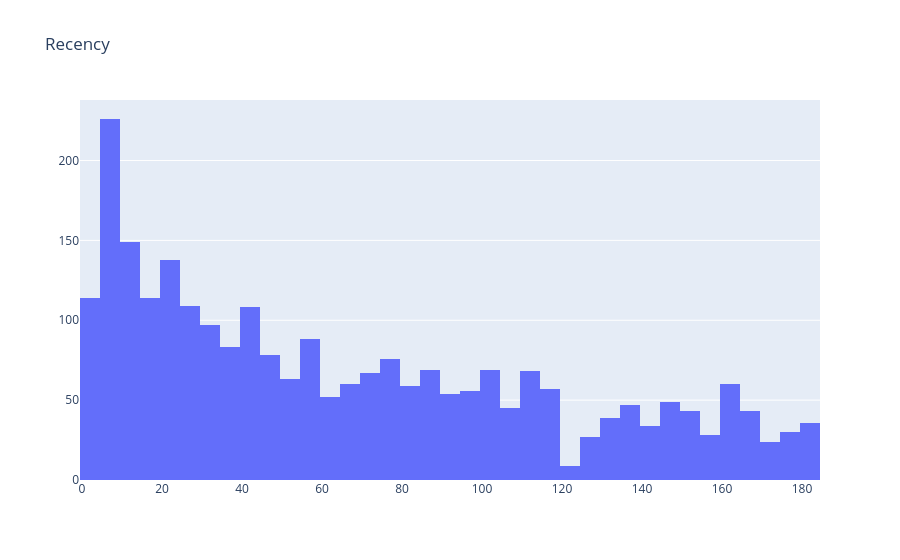
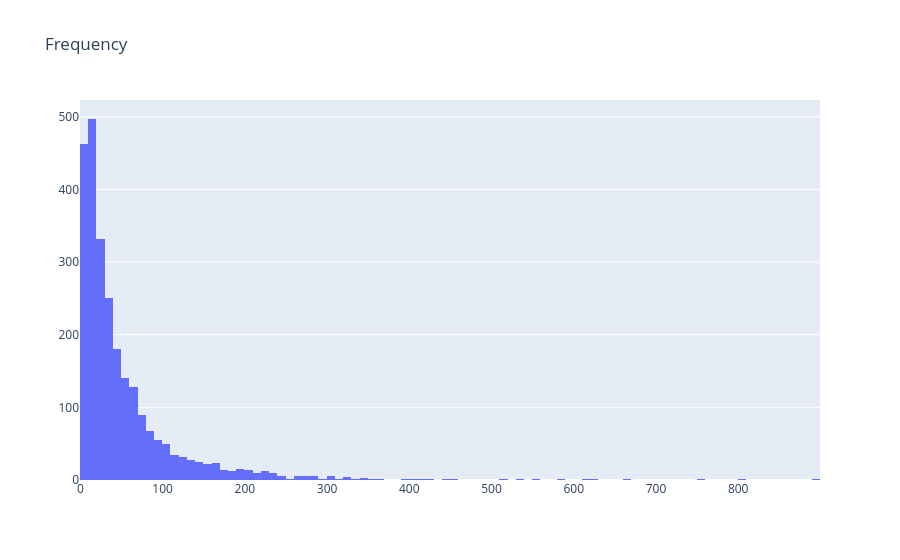
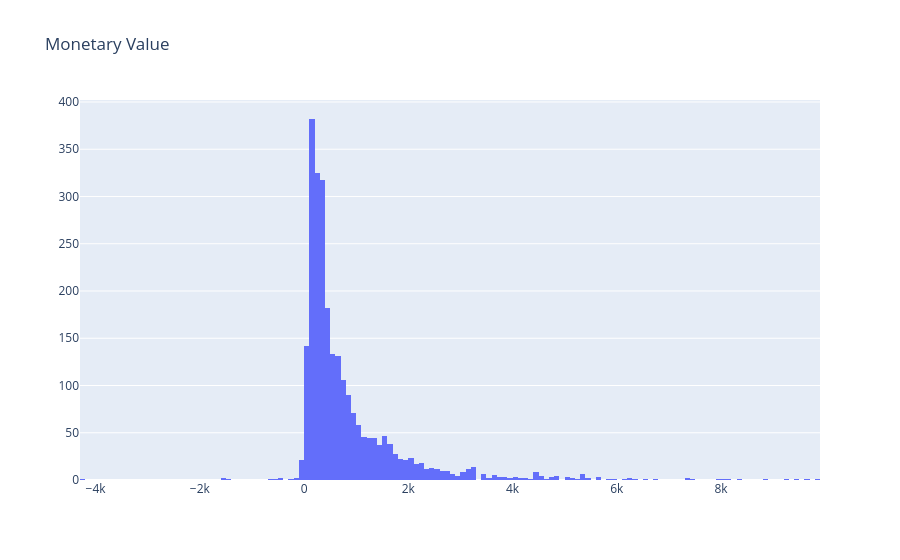
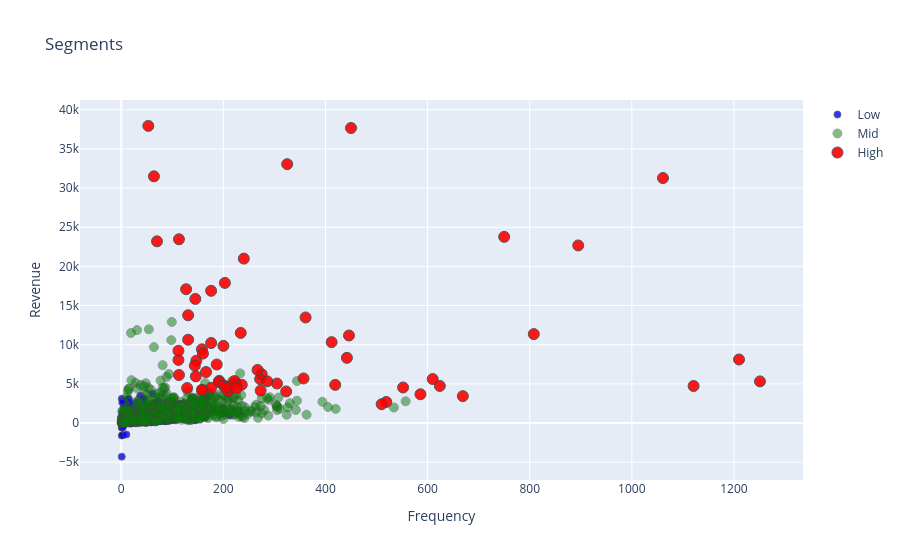

The notebook cell saved with these charts, in order:
### Markdown cell above
### Feature Engineering

### Code cell
#get max purchase date for Recency and create a dataframe
tx_max_purchase = tx_6m.groupby('CustomerID').InvoiceDate.max().reset_index()
tx_max_purchase.columns = ['CustomerID','MaxPurchaseDate']

#find the recency in days and add it to tx_user
tx_max_purchase['Recency'] = (tx_max_purchase['MaxPurchaseDate'].max() - tx_max_purchase['MaxPurchaseDate']).dt.days
tx_user = pd.merge(tx_user, tx_max_purchase[['CustomerID','Recency']], on='CustomerID')

#plot recency
plot_data = [
    go.Histogram(
        x=tx_user['Recency']
    )
]

plot_layout = go.Layout(
        title='Recency'
    )
fig = go.Figure(data=plot_data, layout=plot_layout)
fig.show()

#clustering for Recency
kmeans = KMeans(n_clusters=4)
kmeans.fit(tx_user[['Recency']])
tx_user['RecencyCluster'] = kmeans.predict(tx_user[['Recency']])

#order cluster method
def order_cluster(cluster_field_name, target_field_name,df,ascending):
    new_cluster_field_name = 'new_' + cluster_field_name
    df_new = df.groupby(cluster_field_name)[target_field_name].mean().reset_index()
    df_new = df_new.sort_values(by=target_field_name,ascending=ascending).reset_index(drop=True)
    df_new['index'] = df_new.index
    df_final = pd.merge(df,df_new[[cluster_field_name,'index']], on=cluster_field_name)
    df_final = df_final.drop([cluster_field_name],axis=1)
    df_final = df_final.rename(columns={"index":cluster_field_name})
    return df_final


#order recency clusters
tx_user = order_cluster('RecencyCluster', 'Recency',tx_user,False)

#print cluster characteristics
tx_user.groupby('RecencyCluster')['Recency'].describe()


#get total purchases for frequency scores
tx_frequency = tx_6m.groupby('CustomerID').InvoiceDate.count().reset_index()
tx_frequency.columns = ['CustomerID','Frequency']

#add frequency column to tx_user
tx_user = pd.merge(tx_user, tx_frequency, on='CustomerID')

#plot frequency
plot_data = [
    go.Histogram(
        x=tx_user.query('Frequency < 1000')['Frequency']
    )
]

plot_layout = go.Layout(
        title='Frequency'
    )
fig = go.Figure(data=plot_data, layout=plot_layout)
fig.show()

#clustering for frequency
kmeans = KMeans(n_clusters=4)
kmeans.fit(tx_user[['Frequency']])
tx_user['FrequencyCluster'] = kmeans.predict(tx_user[['Frequency']])

#order frequency clusters and show the characteristics
tx_user = order_cluster('FrequencyCluster', 'Frequency',tx_user,True)
tx_user.groupby('FrequencyCluster')['Frequency'].describe()


#calculate monetary value, create a dataframe with it
tx_6m['Revenue'] = tx_6m['UnitPrice'] * tx_6m['Quantity']
tx_revenue = tx_6m.groupby('CustomerID').Revenue.sum().reset_index()

#add Revenue column to tx_user
tx_user = pd.merge(tx_user, tx_revenue, on='CustomerID')

#plot Revenue
plot_data = [
    go.Histogram(
        x=tx_user.query('Revenue < 10000')['Revenue']
    )
]

plot_layout = go.Layout(
        title='Monetary Value'
    )
fig = go.Figure(data=plot_data, layout=plot_layout)
fig.show()

#Revenue clusters 
kmeans = KMeans(n_clusters=4)
kmeans.fit(tx_user[['Revenue']])
tx_user['RevenueCluster'] = kmeans.predict(tx_user[['Revenue']])

#ordering clusters and who the characteristics
tx_user = order_cluster('RevenueCluster', 'Revenue',tx_user,True)
tx_user.groupby('RevenueCluster')['Revenue'].describe()


#building overall segmentation
tx_user['OverallScore'] = tx_user['RecencyCluster'] + tx_user['FrequencyCluster'] + tx_user['RevenueCluster']

#assign segment names
tx_user['Segment'] = 'Low-Value'
tx_user.loc[tx_user['OverallScore']>2,'Segment'] = 'Mid-Value' 
tx_user.loc[tx_user['OverallScore']>4,'Segment'] = 'High-Value' 

#plot revenue vs frequency
tx_graph = tx_user.query("Revenue < 50000 and Frequency < 2000")

plot_data = [
    go.Scatter(
        x=tx_graph.query("Segment == 'Low-Value'")['Frequency'],
        y=tx_graph.query("Segment == 'Low-Value'")['Revenue'],
        mode='markers',
        name='Low',
        marker= dict(size= 7,
            line= dict(width=1),
            color= 'blue',
            opacity= 0.8
           )
    ),
        go.Scatter(
        x=tx_graph.query("Segment == 'Mid-Value'")['Frequency'],
        y=tx_graph.query("Segment == 'Mid-Value'")['Revenue'],
        mode='markers',
        name='Mid',
        marker= dict(size= 9,
            line= dict(width=1),
            color= 'green',
            opacity= 0.5
           )
    ),
        go.Scatter(
        x=tx_graph.query("Segment == 'High-Value'")['Frequency'],
        y=tx_graph.query("Segment == 'High-Value'")['Revenue'],
        mode='markers',
        name='High',
        marker= dict(size= 11,
            line= dict(width=1),
            color= 'red',
            opacity= 0.9
           )
    ),
]

plot_layout = go.Layout(
        yaxis= {'title': "Revenue"},
        xaxis= {'title': "Frequency"},
        title='Segments'
    )
fig = go.Figure(data=plot_data, layout=plot_layout)
fig.show()

#plot revenue vs recency
tx_graph = tx_user.query("Revenue < 50000 and Frequency < 2000")

plot_data = [
    go.Scatter(
        x=tx_graph.query("Segment == 'Low-Value'")['Recency'],
        y=tx_graph.query("Segment == 'Low-Value'")['Revenue'],
        mode='markers',
        name='Low',
        marker= dict(size= 7,
            line= dict(width=1),
            color= 'blue',
            opacity= 0.8
           )
    ),
        go.Scatter(
        x=tx_graph.query("Segment == 'Mid-Value'")['Recency'],
        y=tx_graph.query("Segment == 'Mid-Value'")['Revenue'],
        mode='markers',
        name='Mid',
        marker= dict(size= 9,
            line= dict(width=1),
            color= 'green',
            opacity= 0.5
           )
    ),
        go.Scatter(
        x=tx_graph.query("Segment == 'High-Value'")['Recency'],
        y=tx_graph.query("Segment == 'High-Value'")['Revenue'],
        mode='markers',
        name='High',
        marker= dict(size= 11,
            line= dict(width=1),
            color= 'red',
            opacity= 0.9
           )
    ),
]

plot_layout = go.Layout(
        yaxis= {'title': "Revenue"},
        xaxis= {'title': "Recency"},
        title='Segments'
    )
fig = go.Figure(data=plot_data, layout=plot_layout)
fig.show()

#plot frequency vs recency
tx_graph = tx_user.query("Revenue < 50000 and Frequency < 2000")

plot_data = [
    go.Scatter(
        x=tx_graph.query("Segment == 'Low-Value'")['Recency'],
        y=tx_graph.query("Segment == 'Low-Value'")['Frequency'],
        mode='markers',
        name='Low',
        marker= dict(size= 7,
            line= dict(width=1),
            color= 'blue',
            opacity= 0.8
           )
    ),
        go.Scatter(
        x=tx_graph.query("Segment == 'Mid-Value'")['Recency'],
        y=tx_graph.query("Segment == 'Mid-Value'")['Frequency'],
        mode='markers',
        name='Mid',
        marker= dict(size= 9,
            line= dict(width=1),
            color= 'green',
            opacity= 0.5
           )
    ),
        go.Scatter(
        x=tx_graph.query("Segment == 'High-Value'")['Recency'],
        y=tx_graph.query("Segment == 'High-Value'")['Frequency'],
        mode='markers',
        name='High',
        marker= dict(size= 11,
            line= dict(width=1),
            color= 'red',
            opacity= 0.9
           )
    ),
]

plot_layout = go.Layout(
        yaxis= {'title': "Frequency"},
        xaxis= {'title': "Recency"},
        title='Segments'
    )
fig = go.Figure(data=plot_data, layout=plot_layout)
fig.show()

### Figure 1 — Plotly figure (JSON) as saved in the notebook; plotly's stock layout.template omitted (floating-point values rounded to 4 significant figures; data arrays with more than 128 entries replaced by an {"elided": "..."} marker saying what was removed)
{"data": [{"type": "histogram", "x": {"elided": "2568 int values"}}], "layout": {"title": {"text": "Recency"}}}

### Figure 2 — Plotly figure (JSON) as saved in the notebook; plotly's stock layout.template omitted (floating-point values rounded to 4 significant figures; data arrays with more than 128 entries replaced by an {"elided": "..."} marker saying what was removed)
{"data": [{"type": "histogram", "x": {"elided": "2563 int values"}}], "layout": {"title": {"text": "Frequency"}}}

### Figure 3 — Plotly figure (JSON) as saved in the notebook; plotly's stock layout.template omitted (floating-point values rounded to 4 significant figures; data arrays with more than 128 entries replaced by an {"elided": "..."} marker saying what was removed)
{"data": [{"type": "histogram", "x": {"elided": "2538 float values"}}], "layout": {"title": {"text": "Monetary Value"}}}

### Figure 4 — Plotly figure (JSON) as saved in the notebook; plotly's stock layout.template omitted (floating-point values rounded to 4 significant figures; data arrays with more than 128 entries replaced by an {"elided": "..."} marker saying what was removed)
{"data": [{"marker": {"color": "blue", "line": {"width": 1}, "opacity": 0.8, "size": 7}, "mode": "markers", "name": "Low", "type": "scatter", "x": {"elided": "1613 int values"}, "y": {"elided": "1613 float values"}}, {"marker": {"color": "green", "line": {"width": 1}, "opacity": 0.5, "size": 9}, "mode": "markers", "name": "Mid", "type": "scatter", "x": {"elided": "884 int values"}, "y": {"elided": "884 float values"}}, {"marker": {"color": "red", "line": {"width": 1}, "opacity": 0.9, "size": 11}, "mode": "markers", "name": "High", "type": "scatter", "x": [519, 669, 586, 510, 146, 147, 113, 131, 158, 192, 176, 187, 273, 211, 112, 191, 412, 225, 144, 129, 234, 159, 222, 272, 446, 176, 158, 112, 323, 200, 209, 166, 361, 131, 275, 209, 127, 305, 236, 286, 226, 145, 160, 357, 442, 176, 200, 419, 205, 203, 267, 1251, 552, 1121, 808, 1210, 624, 610, 53, 64, 70, 113, 240, 325, 450, 1061, 895, 750], "y": [2691.0, 3433.0, 3676.0, 2402.0, 5959.0, 7958.0, 6132.0, 13760.0, 9413.0, 5388.0, 4494.0, 7474.0, 4141.0, 4430.0, 8058.0, 5239.0, 10330.0, 5037.0, 7330.0, 4463.0, 11510.0, 4184.0, 5363.0, 5607.0, 11180.0, 16880.0, 4251.0, 9230.0, 4033.0, 4818.0, 4653.0, 6515.0, 13480.0, 10630.0, 6245.0, 4060.0, 17080.0, 5045.0, 4893.0, 5326.0, 4449.0, 15850.0, 8870.0, 5689.0, 8324.0, 10220.0, 9854.0, 4873.0, 4509.0, 17890.0, 6782.0, 5315.0, 4540.0, 4729.0, 11350.0, 8116.0, 4730.0, 5617.0, 37930.0, 31500.0, 23200.0, 23460.0, 20990.0, 33050.0, 37660.0, 31280.0, 22670.0, 23770.0]}], "layout": {"title": {"text": "Segments"}, "xaxis": {"title": {"text": "Frequency"}}, "yaxis": {"title": {"text": "Revenue"}}}}
